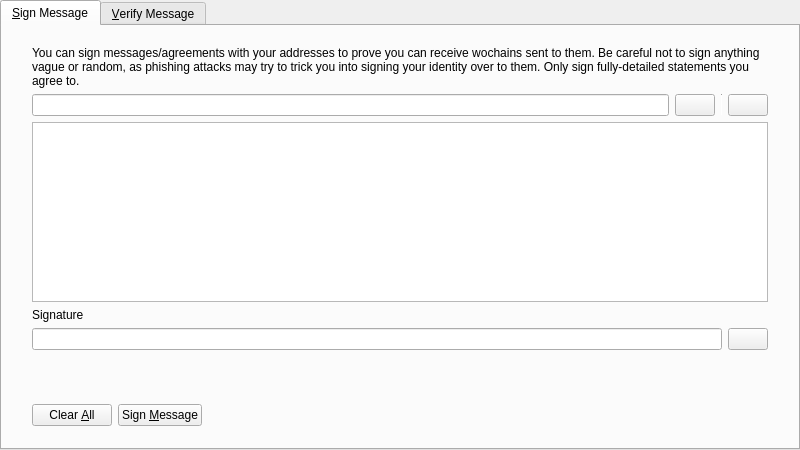
<?xml version="1.0" encoding="UTF-8"?>
<ui version="4.0">
 <class>SignVerifyMessageDialog</class>
 <widget class="QDialog" name="SignVerifyMessageDialog">
  <property name="geometry">
   <rect>
    <x>0</x>
    <y>0</y>
    <width>800</width>
    <height>450</height>
   </rect>
  </property>
  <property name="windowTitle">
   <string>Signatures - Sign / Verify a Message</string>
  </property>
  <property name="modal">
   <bool>true</bool>
  </property>
  <layout class="QVBoxLayout" name="verticalLayout">
   <property name="leftMargin">
    <number>0</number>
   </property>
   <property name="topMargin">
    <number>0</number>
   </property>
   <property name="rightMargin">
    <number>0</number>
   </property>
   <property name="bottomMargin">
    <number>0</number>
   </property>
   <item>
    <widget class="QTabWidget" name="tabWidget">
     <property name="currentIndex">
      <number>0</number>
     </property>
     <widget class="QWidget" name="tabSignMessage">
      <attribute name="title">
       <string>&amp;Sign Message</string>
      </attribute>
      <layout class="QVBoxLayout" name="verticalLayout_SM">
       <property name="leftMargin">
        <number>0</number>
       </property>
       <property name="topMargin">
        <number>0</number>
       </property>
       <property name="rightMargin">
        <number>0</number>
       </property>
       <property name="bottomMargin">
        <number>0</number>
       </property>
       <item>
        <layout class="QVBoxLayout" name="verticalLayout_3">
         <property name="leftMargin">
          <number>30</number>
         </property>
         <property name="topMargin">
          <number>20</number>
         </property>
         <property name="rightMargin">
          <number>30</number>
         </property>
         <property name="bottomMargin">
          <number>20</number>
         </property>
         <item>
          <widget class="QLabel" name="infoLabel_SM">
           <property name="text">
            <string>You can sign messages/agreements with your addresses to prove you can receive wochains sent to them. Be careful not to sign anything vague or random, as phishing attacks may try to trick you into signing your identity over to them. Only sign fully-detailed statements you agree to.</string>
           </property>
           <property name="textFormat">
            <enum>Qt::PlainText</enum>
           </property>
           <property name="wordWrap">
            <bool>true</bool>
           </property>
          </widget>
         </item>
         <item>
          <layout class="QHBoxLayout" name="horizontalLayout_1_SM">
           <property name="spacing">
            <number>6</number>
           </property>
           <item>
            <widget class="QValidatedLineEdit" name="addressIn_SM">
             <property name="toolTip">
              <string>The Wochain address to sign the message with</string>
             </property>
            </widget>
           </item>
           <item>
            <widget class="QPushButton" name="addressBookButton_SM">
             <property name="toolTip">
              <string>Choose previously used address</string>
             </property>
             <property name="text">
              <string/>
             </property>
             <property name="icon">
              <iconset resource="../bitcoin.qrc">
               <normaloff>:/icons/address-book</normaloff>:/icons/address-book</iconset>
             </property>
             <property name="shortcut">
              <string>Alt+A</string>
             </property>
             <property name="autoDefault">
              <bool>false</bool>
             </property>
            </widget>
           </item>
           <item>
            <widget class="Line" name="vLine">
             <property name="maximumSize">
              <size>
               <width>1</width>
               <height>22</height>
              </size>
             </property>
             <property name="orientation">
              <enum>Qt::Vertical</enum>
             </property>
            </widget>
           </item>
           <item>
            <widget class="QPushButton" name="pasteButton_SM">
             <property name="toolTip">
              <string>Paste address from clipboard</string>
             </property>
             <property name="text">
              <string/>
             </property>
             <property name="icon">
              <iconset resource="../bitcoin.qrc">
               <normaloff>:/icons/editpaste</normaloff>:/icons/editpaste</iconset>
             </property>
             <property name="shortcut">
              <string>Alt+P</string>
             </property>
             <property name="autoDefault">
              <bool>false</bool>
             </property>
            </widget>
           </item>
          </layout>
         </item>
         <item>
          <widget class="QPlainTextEdit" name="messageIn_SM">
           <property name="toolTip">
            <string>Enter the message you want to sign here</string>
           </property>
          </widget>
         </item>
         <item>
          <widget class="QLabel" name="signatureLabel_SM">
           <property name="text">
            <string>Signature</string>
           </property>
           <property name="textFormat">
            <enum>Qt::PlainText</enum>
           </property>
          </widget>
         </item>
         <item>
          <layout class="QHBoxLayout" name="horizontalLayout_2_SM">
           <property name="spacing">
            <number>6</number>
           </property>
           <item>
            <widget class="QLineEdit" name="signatureOut_SM">
             <property name="font">
              <font>
               <italic>true</italic>
              </font>
             </property>
             <property name="readOnly">
              <bool>true</bool>
             </property>
            </widget>
           </item>
           <item>
            <widget class="QPushButton" name="copySignatureButton_SM">
             <property name="toolTip">
              <string>Copy the current signature to the system clipboard</string>
             </property>
             <property name="text">
              <string/>
             </property>
             <property name="icon">
              <iconset resource="../bitcoin.qrc">
               <normaloff>:/icons/editcopy</normaloff>:/icons/editcopy</iconset>
             </property>
             <property name="autoDefault">
              <bool>false</bool>
             </property>
            </widget>
           </item>
          </layout>
         </item>
        </layout>
       </item>
       <item>
        <widget class="QWidget" name="buttonsContainerWhite" native="true">
         <layout class="QHBoxLayout" name="horizontalLayout">
          <property name="leftMargin">
           <number>30</number>
          </property>
          <property name="topMargin">
           <number>15</number>
          </property>
          <property name="rightMargin">
           <number>30</number>
          </property>
          <item>
           <widget class="QPushButton" name="clearButton_SM">
            <property name="toolTip">
             <string>Reset all sign message fields</string>
            </property>
            <property name="text">
             <string>Clear &amp;All</string>
            </property>
            <property name="icon">
             <iconset resource="../bitcoin.qrc">
              <normaloff>:/icons/remove</normaloff>:/icons/remove</iconset>
            </property>
            <property name="autoDefault">
             <bool>false</bool>
            </property>
           </widget>
          </item>
          <item>
           <widget class="QPushButton" name="signMessageButton_SM">
            <property name="toolTip">
             <string>Sign the message to prove you own this Wochain address</string>
            </property>
            <property name="text">
             <string>Sign &amp;Message</string>
            </property>
            <property name="icon">
             <iconset resource="../bitcoin.qrc">
              <normaloff>:/icons/edit</normaloff>:/icons/edit</iconset>
            </property>
            <property name="autoDefault">
             <bool>false</bool>
            </property>
           </widget>
          </item>
          <item>
           <spacer name="horizontalSpacer_1_SM">
            <property name="orientation">
             <enum>Qt::Horizontal</enum>
            </property>
            <property name="sizeHint" stdset="0">
             <size>
              <width>40</width>
              <height>48</height>
             </size>
            </property>
           </spacer>
          </item>
          <item>
           <widget class="QLabel" name="statusLabel_SM">
            <property name="font">
             <font>
              <weight>75</weight>
              <bold>true</bold>
             </font>
            </property>
            <property name="text">
             <string/>
            </property>
            <property name="wordWrap">
             <bool>true</bool>
            </property>
           </widget>
          </item>
          <item>
           <spacer name="horizontalSpacer_2_SM">
            <property name="orientation">
             <enum>Qt::Horizontal</enum>
            </property>
            <property name="sizeHint" stdset="0">
             <size>
              <width>40</width>
              <height>48</height>
             </size>
            </property>
           </spacer>
          </item>
         </layout>
        </widget>
       </item>
      </layout>
     </widget>
     <widget class="QWidget" name="tabVerifyMessage">
      <attribute name="title">
       <string>&amp;Verify Message</string>
      </attribute>
      <layout class="QVBoxLayout" name="verticalLayout_VM">
       <property name="leftMargin">
        <number>0</number>
       </property>
       <property name="topMargin">
        <number>0</number>
       </property>
       <property name="rightMargin">
        <number>0</number>
       </property>
       <property name="bottomMargin">
        <number>0</number>
       </property>
       <item>
        <layout class="QVBoxLayout" name="verticalLayout_2">
         <property name="leftMargin">
          <number>30</number>
         </property>
         <property name="topMargin">
          <number>20</number>
         </property>
         <property name="rightMargin">
          <number>30</number>
         </property>
         <property name="bottomMargin">
          <number>20</number>
         </property>
         <item>
          <widget class="QLabel" name="infoLabel_VM">
           <property name="text">
            <string>Enter the receiver's address, message (ensure you copy line breaks, spaces, tabs, etc. exactly) and signature below to verify the message. Be careful not to read more into the signature than what is in the signed message itself, to avoid being tricked by a man-in-the-middle attack. Note that this only proves the signing party receives with the address, it cannot prove sendership of any transaction!</string>
           </property>
           <property name="textFormat">
            <enum>Qt::PlainText</enum>
           </property>
           <property name="alignment">
            <set>Qt::AlignLeading|Qt::AlignLeft|Qt::AlignTop</set>
           </property>
           <property name="wordWrap">
            <bool>true</bool>
           </property>
          </widget>
         </item>
         <item>
          <layout class="QHBoxLayout" name="horizontalLayout_1_VM">
           <property name="spacing">
            <number>6</number>
           </property>
           <item>
            <widget class="QValidatedLineEdit" name="addressIn_VM">
             <property name="toolTip">
              <string>The Wochain address the message was signed with</string>
             </property>
            </widget>
           </item>
           <item>
            <widget class="QPushButton" name="addressBookButton_VM">
             <property name="toolTip">
              <string>Choose previously used address</string>
             </property>
             <property name="text">
              <string/>
             </property>
             <property name="icon">
              <iconset resource="../bitcoin.qrc">
               <normaloff>:/icons/address-book</normaloff>:/icons/address-book</iconset>
             </property>
             <property name="shortcut">
              <string>Alt+A</string>
             </property>
             <property name="autoDefault">
              <bool>false</bool>
             </property>
            </widget>
           </item>
          </layout>
         </item>
         <item>
          <widget class="QPlainTextEdit" name="messageIn_VM"/>
         </item>
         <item>
          <widget class="QValidatedLineEdit" name="signatureIn_VM"/>
         </item>
        </layout>
       </item>
       <item>
        <widget class="QWidget" name="buttonsContainerWhite_" native="true">
         <layout class="QHBoxLayout" name="horizontalLayout_2">
          <property name="leftMargin">
           <number>30</number>
          </property>
          <property name="topMargin">
           <number>15</number>
          </property>
          <property name="rightMargin">
           <number>30</number>
          </property>
          <item>
           <widget class="QPushButton" name="clearButton_VM">
            <property name="toolTip">
             <string>Reset all verify message fields</string>
            </property>
            <property name="text">
             <string>Clear &amp;All</string>
            </property>
            <property name="icon">
             <iconset resource="../bitcoin.qrc">
              <normaloff>:/icons/remove</normaloff>:/icons/remove</iconset>
            </property>
            <property name="autoDefault">
             <bool>false</bool>
            </property>
           </widget>
          </item>
          <item>
           <widget class="QPushButton" name="verifyMessageButton_VM">
            <property name="toolTip">
             <string>Verify the message to ensure it was signed with the specified Wochain address</string>
            </property>
            <property name="text">
             <string>Verify &amp;Message</string>
            </property>
            <property name="icon">
             <iconset resource="../bitcoin.qrc">
              <normaloff>:/icons/transaction_0</normaloff>:/icons/transaction_0</iconset>
            </property>
            <property name="autoDefault">
             <bool>false</bool>
            </property>
           </widget>
          </item>
          <item>
           <spacer name="horizontalSpacer_1_VM">
            <property name="orientation">
             <enum>Qt::Horizontal</enum>
            </property>
            <property name="sizeHint" stdset="0">
             <size>
              <width>40</width>
              <height>48</height>
             </size>
            </property>
           </spacer>
          </item>
          <item>
           <widget class="QLabel" name="statusLabel_VM">
            <property name="font">
             <font>
              <weight>75</weight>
              <bold>true</bold>
             </font>
            </property>
            <property name="text">
             <string/>
            </property>
            <property name="wordWrap">
             <bool>true</bool>
            </property>
           </widget>
          </item>
          <item>
           <spacer name="horizontalSpacer_2_VM">
            <property name="orientation">
             <enum>Qt::Horizontal</enum>
            </property>
            <property name="sizeHint" stdset="0">
             <size>
              <width>40</width>
              <height>48</height>
             </size>
            </property>
           </spacer>
          </item>
         </layout>
        </widget>
       </item>
      </layout>
     </widget>
    </widget>
   </item>
  </layout>
 </widget>
 <customwidgets>
  <customwidget>
   <class>QValidatedLineEdit</class>
   <extends>QLineEdit</extends>
   <header>qvalidatedlineedit.h</header>
  </customwidget>
 </customwidgets>
 <resources>
  <include location="../bitcoin.qrc"/>
 </resources>
 <connections/>
</ui>
